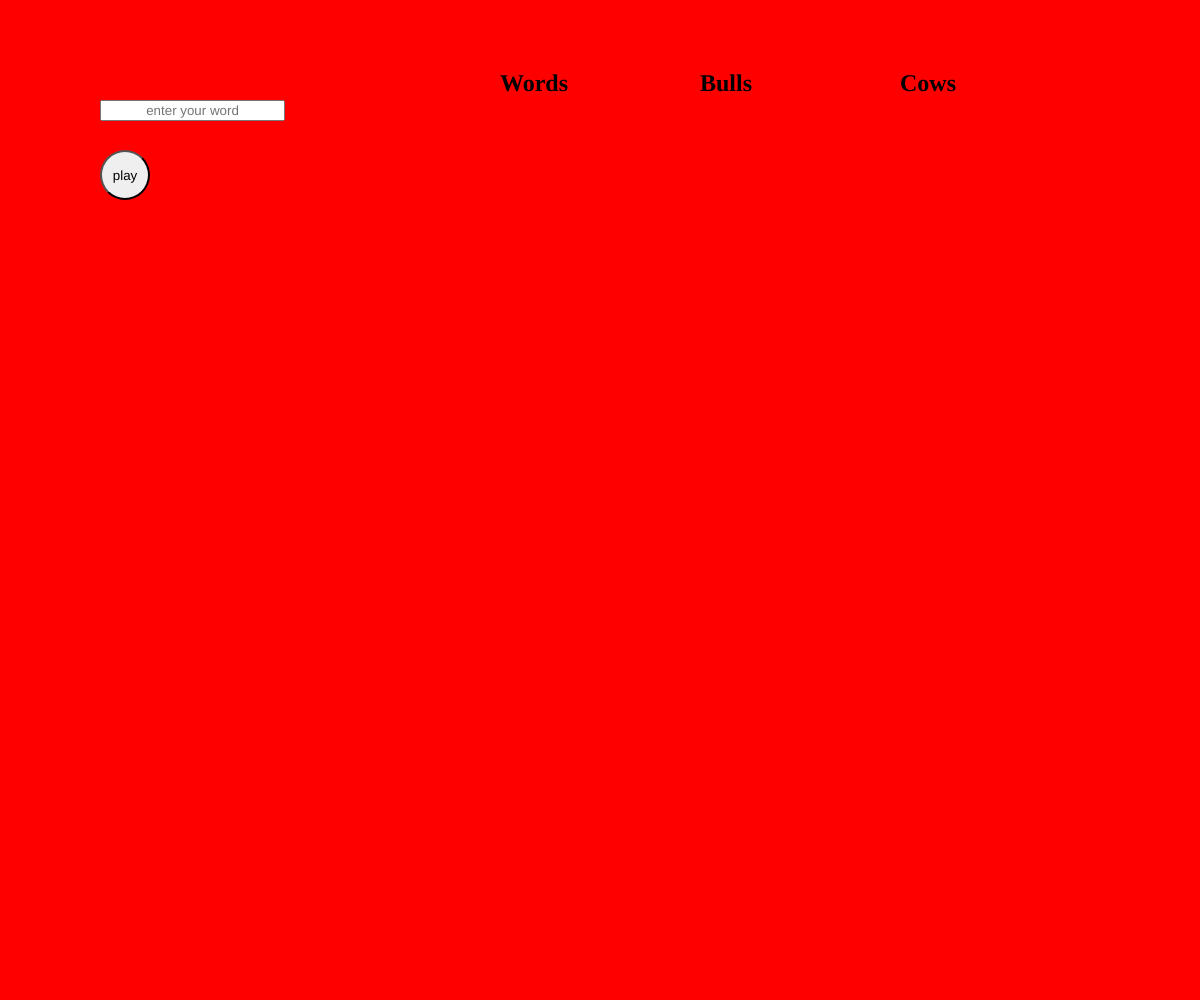
Frame 1 (no input)
Frame 60 (no input): identical to frame 1, image omitted
Frame 120 (the mouse pressed at the canvas centre since frame 60): identical to frame 1, image omitted

The p5.js sketch that drew this single still picture (run headless with seeded random() and noise() and a simulated clock; from frame 60 on, the mouse is pressed at the canvas centre):

// p5.js sketch
// ── sketch.js
var input
var button
var Words
var Bulls
var Cows
var r
var comp
var player


var y=80

function setup() {
  createCanvas(window.innerWidth,window.innerHeight);

  input=createInput()
  input.position(100,100)
  input.attribute("placeholder","enter your word")
  input.style("textAlign","center")

  button=createButton("play")
  button.position(100,150)
  button.style("width","50px")
  button.style("height","50px")
  button.style("borderRadius","50px")
  button.mousePressed(logic)

  Words=createElement("h2")
  Words.html("Words")
  Words.position(500,50)

  Bulls=createElement("h2")
  Bulls.html("Bulls")
  Bulls.position(700,50)

  Cows=createElement("h2")
  Cows.html("Cows")
  Cows.position(900,50)

  r=Math.round(random(0,s.length-1))
  console.log(r)

  comp=s[r]
  console.log(comp)
}

function draw() {
  background("red"); 

  
}

function logic() {
  var bn=0
  var cn=0
if (input.value().length !=4 ) {
alert("Please enter four letter word")
}
player=input.value().toLowerCase()
console.log(player)
//this are conditon for ck bulls
if (comp.charAt(0)===player.charAt(0)){
bn+=1
}
if (comp.charAt(1)===player.charAt(1)){
  bn+=1
  }
  if (comp.charAt(2)===player.charAt(2)){
    bn+=1
    }
    if (comp.charAt(3)===player.charAt(3)){
      bn+=1
      } 
//this are conditon for ck cows   
if(comp.charAt(0)===player.charAt(1)||comp.charAt(0)===player.charAt(2)||comp.charAt(0)===player.charAt(3)) {
  cn+=1
}
 if(comp.charAt(1)===player.charAt(0)||comp.charAt(1)===player.charAt(2)||comp.charAt(1)===player.charAt(3)){
cn+=1
}
 if(comp.charAt(2)===player.charAt(0)||comp.charAt(2)===player.charAt(1)||comp.charAt(2)===player.charAt(3)){
  cn+=1
  }
  if(comp.charAt(3)===player.charAt(0)||comp.charAt(3)===player.charAt(1)||comp.charAt(3)===player.charAt(2)){
    cn+=1
    }
  
    if(input.value().length===4){
      for (var i=0;i<s.length;i++) {
      if(s.includes(player)){break}
    }
    if (i<s.length){
      var wordresult=createElement("h3")
      wordresult.html(player)
      wordresult.position(500,y)

      var bullresult=createElement("h3")
      bullresult.html(bn)
      bullresult.position(700,y)

      var cowresult=createElement("h3")
      cowresult.html(cn)
      cowresult.position(900,y)
      y=y+25
    }
    else{alert("invalid world")}
    }
    if(bn===4){
     alert("You Won!!!!")
    }

}

// ── word.js
s=['peak','seak','acid','aged','able','also','beak','army','blow','bite','calm','care','coat','crew','deal',
'disk','earn','duty','evil','fast','fear','find','fact','fine','flow','gain','goal','hard','heat','give','girl',
'gear','gold','grey','golf','glad','grow','half','hair','hear','hang','head','hate','help','high','hero','holy',
'host','hurt','hunt','huge','hole','hire','inch','into','iron','item','jack','jane','jean','join','jump','jury',
'just','kent','kept','kind','king','know','lack','lady','laid','lazy','lake','land','lane','last','late','lead',
'left','life','lift','like','line','link','list','live','load','loan','lawn','lock','logo','long','lord','lose',
'lost','love','luck','made','male','mail','main','make','many','meal','mean','meat','menu','mike','milk','mile',
'mind','mine','mode','more','most','move','much','must','name','navy','near','neck','news','next','nice','nick',
'nose','note','okay','once','only','onto','open','oral','over','pace','pack','page','paid','pain','pair','palm',
'park','part','past','path','pick','pink','plan','play','plot','plug','plus','port','post','pure','push','rash',
'race','rail','rain','rank','rate','read','real','rear','rely','rent','rest','rice','rich','ride','ring','rise',
'risk','hope','road','rock','role','rose','rule','rush','ruth','safe','said','sack','save','sale','salt','sane',
'same','sand','seat','soul','send','self','sent','sept','ship','shop','shot','show','shut','sick','side','sign',
'site','size','skin','slow','slip','slow','snow','soft','soil','sold','sole','some','song','sort','spot','star',
'stay','stop','such','suit','sure','take','tale','tail','talk','tank','tape','task','team','tech','tent','tend',
'term','then','them','than','they','thin','this','thus','time','tiny','told','tone','tony','tour','town','trip',
'trap','true','tune','turn','twin','type','unit','upon','used','user','very','vary','vast','wise','view','vice',
'vote','vase','wage','wait','wake','walk','want','word','ward','warm','wash','wave','ways','weak','wear','went',
'west','what','when','whom','wide','wild','wife','wind','wine','wing','wire','wish','with','wore','work','year',
'yeah','yard','your','zero','zone','fire','area','away','back','band','bank','base','bath','bear','beat','belt',
'best','bird','blue','boat','body','bond','bone','born','both','bowl','bulk','burn','bush','busy','came','camp',
'card','case','cash','cast','chat','chip','city','club','coal','code','cold','come','cope','copy','core','cost',
'crop','dark','date','days','dawn','dean','dear','debt','deny','desk','dial','duck','diet','disc','does','done',
'dose','down','draw','drop','drew','drug','dual','duke','dust','each','exit','east','easy','face','fail','fare',
'farm','fate','felt','file','film','fire','firm','fish','five','flat','ford','form','foam','fort','four','from',
'fuel','fund', 'sail', 'ping', 'kill', "atom", "mike"]
